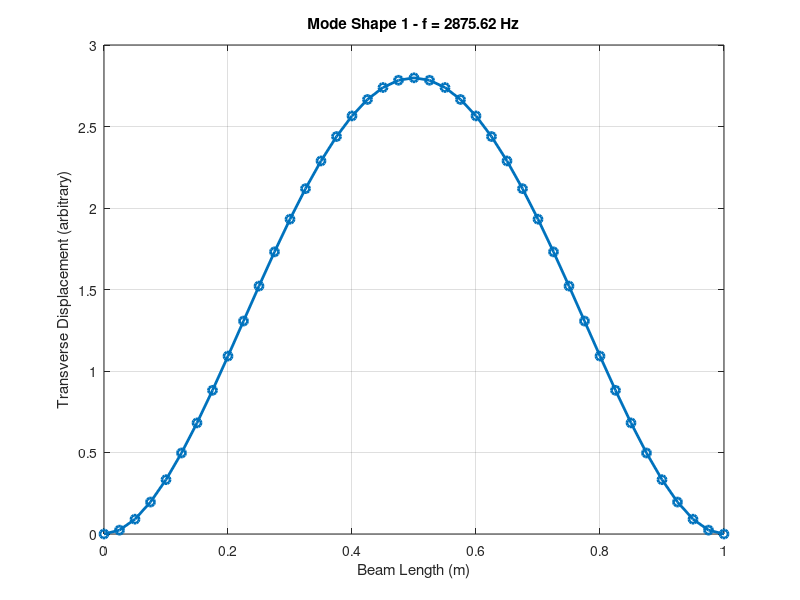
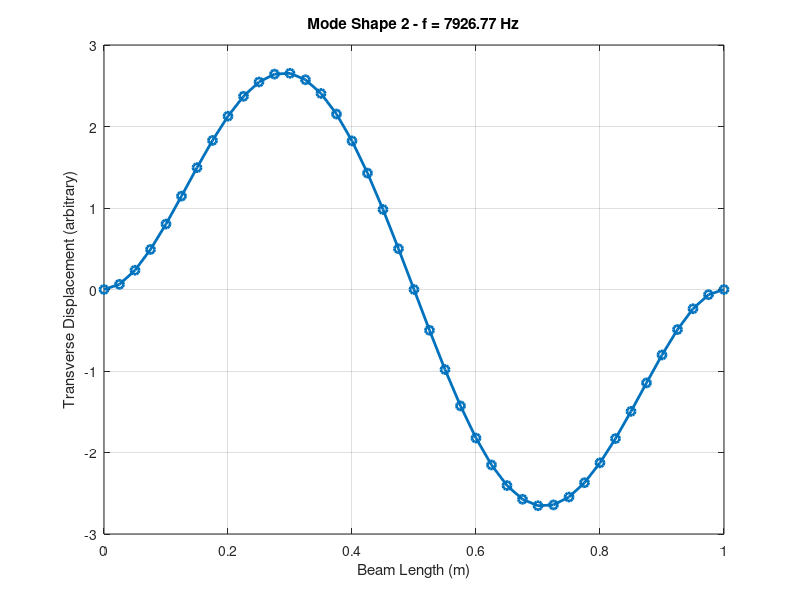
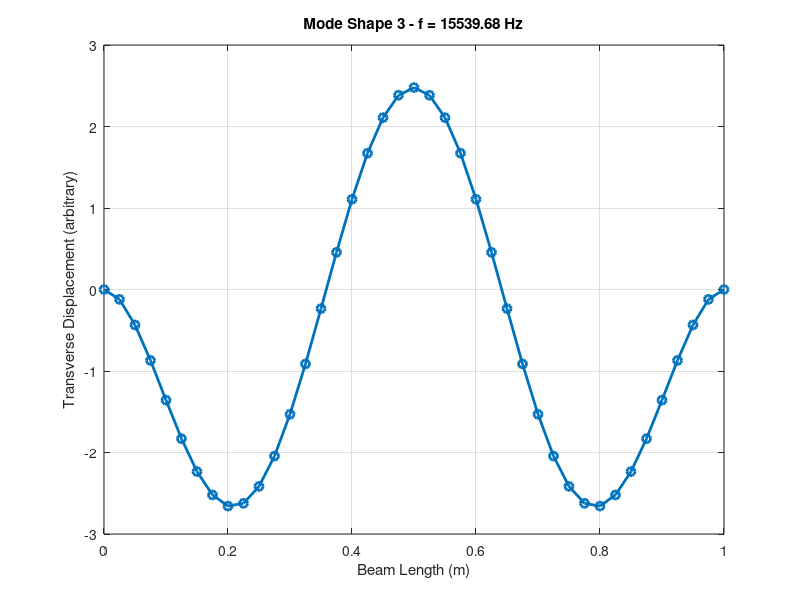

Write MATLAB code to recreate these figures, in order.
% Free Vibration of Beam using FEM
clear; clc; close all

% Beam properties
E = 210e9;         % Young's modulus (Pa)
rho = 8050;        % Density (kg/m^3)
A = 40e-6;         % Cross-sectional area (m^2)
I = 1e-6;          % Moment of inertia (m^4)
L_total = 1;       % Total length (m)

% FEM Discretization
nElem = 40;                  % Number of elements
nNode = nElem + 1;            % Number of nodes
dx = L_total / nElem;         % Length of each element

% Global matrices initialization
K_global = zeros(2*nNode);    % Stiffness matrix
M_global = zeros(2*nNode);    % Mass matrix

% Element matrices
for e = 1:nElem
    % Local stiffness matrix (Euler-Bernoulli beam)
    Ke = E*I/dx^3 * [12,    6*dx,   -12,    6*dx;
                     6*dx,  4*dx^2, -6*dx,  2*dx^2;
                    -12,   -6*dx,    12,   -6*dx;
                     6*dx,  2*dx^2, -6*dx,  4*dx^2];
    
    % Local mass matrix (consistent mass matrix)
    m = rho*A*dx;
    Me = m/420 * [156,   22*dx,   54,    -13*dx;
                  22*dx, 4*dx^2, 13*dx,  -3*dx^2;
                  54,    13*dx,  156,    -22*dx;
                 -13*dx, -3*dx^2, -22*dx, 4*dx^2];

    % Assembly
    idx = [2*e-1, 2*e, 2*e+1, 2*e+2];
    K_global(idx, idx) = K_global(idx, idx) + Ke;
    M_global(idx, idx) = M_global(idx, idx) + Me;
end

% Apply boundary conditions (Simply Supported Beam at both ends)
fixed_dofs = [1, 2, 2*nNode-1, 2*nNode]; % Remove displacement and slope at both ends

free_dofs = setdiff(1:2*nNode, fixed_dofs);

K_reduced = K_global(free_dofs, free_dofs);
M_reduced = M_global(free_dofs, free_dofs);

% Solve eigenvalue problem
[phi, omega2] = eig(K_reduced, M_reduced);

% Natural frequencies (Hz)
omega = sqrt(diag(omega2));       % rad/s
freq = omega / (2*pi);             % Hz

% Sort frequencies
[freq_sorted, idx_sort] = sort(freq);
phi = phi(:, idx_sort);

% Display first few natural frequencies
disp('First few natural frequencies (Hz):');
disp(freq_sorted(1:5));

% Plot first 3 mode shapes
nModes = 3;
x = linspace(0, L_total, nNode);

for i = 1:nModes
    mode_shape = zeros(2*nNode,1);
    mode_shape(free_dofs) = phi(:,i);

    figure;
    plot(x, mode_shape(1:2:end), '-o', 'LineWidth', 2);
    title(['Mode Shape ', num2str(i), ' - f = ', num2str(freq_sorted(i), '%.2f'), ' Hz']);
    xlabel('Beam Length (m)');
    ylabel('Transverse Displacement (arbitrary)');
    grid on;
end
